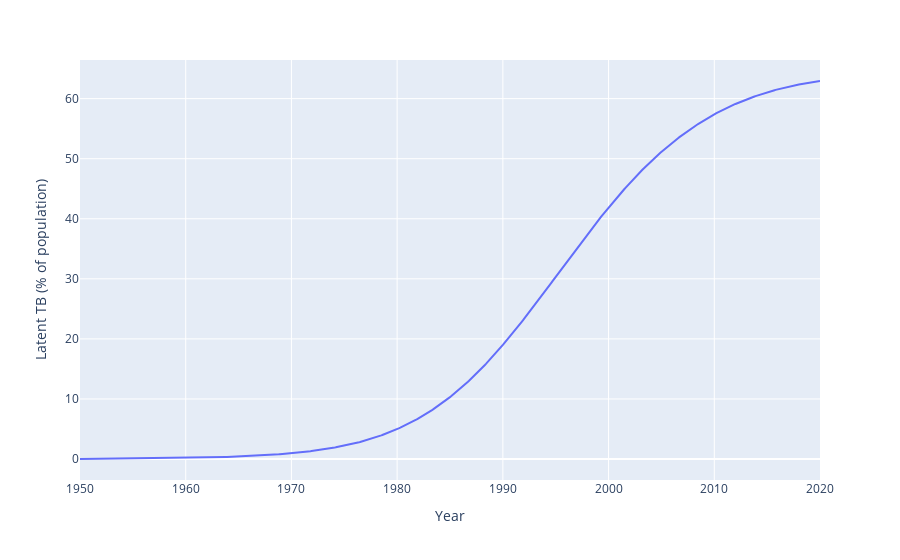

Notebook cell for this chart:
### Code cell
fig = px.line(
    derived_df_0,
    x=derived_df_0.index,
    y="percentage_latent",
    labels={'index':'Year', 'percentage_latent':'Latent TB (% of population)'})
fig.show()

### Figure 1 — Plotly figure (JSON) as saved in the notebook; plotly's stock layout.template omitted (floating-point values rounded to 4 significant figures; data arrays with more than 128 entries replaced by an {"elided": "..."} marker saying what was removed)
{"data": [{"hovertemplate": "Year=%{x}<br>Latent TB (% of population)=%{y}<extra></extra>", "legendgroup": "", "line": {"color": "#636efa", "dash": "solid"}, "marker": {"symbol": "circle"}, "mode": "lines", "name": "", "orientation": "v", "showlegend": false, "type": "scatter", "x": {"elided": "701 float values"}, "xaxis": "x", "y": {"elided": "701 float values"}, "yaxis": "y"}], "layout": {"legend": {"tracegroupgap": 0}, "margin": {"t": 60}, "xaxis": {"anchor": "y", "domain": [0, 1], "title": {"text": "Year"}}, "yaxis": {"anchor": "x", "domain": [0, 1], "title": {"text": "Latent TB (% of population)"}}}}
